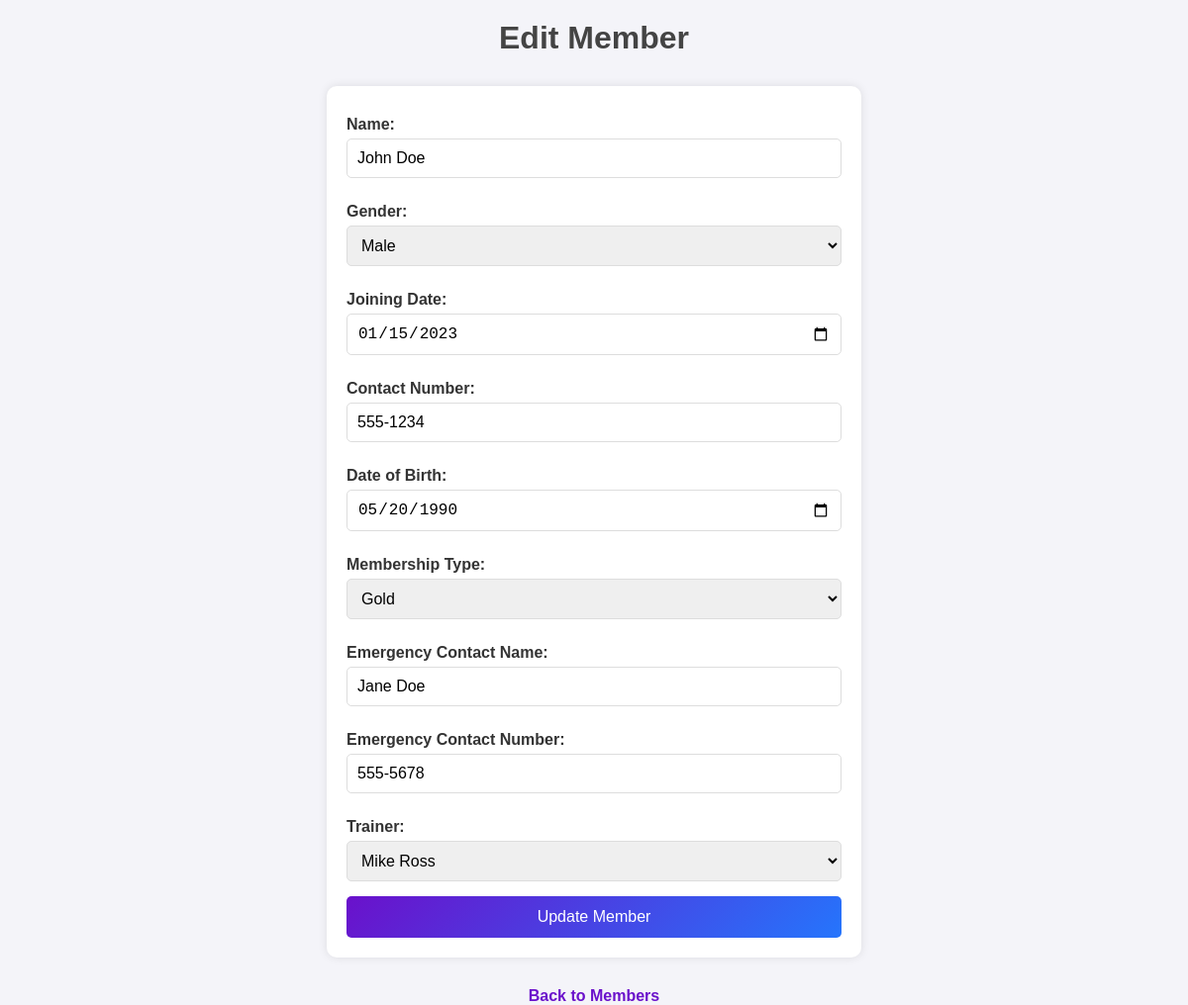
Screenshot of /edit_member/1 (signed in) with the database file from the repository.
### tables this page shows
CREATE TABLE Members (
        member_id INTEGER PRIMARY KEY AUTOINCREMENT,
        name TEXT NOT NULL,
        gender TEXT,
        joining_date DATE,
        contact_number TEXT,
        date_of_birth DATE,
        membership_type TEXT,
        emergency_contact_name TEXT,
        emergency_contact_number TEXT,
        trainer_id INTEGER,
        FOREIGN KEY (trainer_id) REFERENCES Trainers(trainer_id) ON DELETE SET NULL
    );

CREATE TABLE Trainers (
        trainer_id INTEGER PRIMARY KEY AUTOINCREMENT,
        name TEXT NOT NULL,
        gender TEXT,
        contact_number TEXT,
        role TEXT,
        experience INTEGER,
        specialty TEXT
    );

### app.py (the view, shortened to what this page needs)
@app.route('/edit_member/<int:member_id>', methods=['GET', 'POST'])
@login_required
def edit_member(member_id):
    conn = get_db_connection()
    cursor = conn.cursor()
    cursor.execute('SELECT * FROM Members WHERE member_id = ?', (member_id,))
    member = cursor.fetchone()
    cursor.execute('SELECT trainer_id, name FROM Trainers')
    trainers = cursor.fetchall()
    conn.close()
    return render_template('edit_member.html', member=member, trainers=trainers)

### app.py (called while the page is built)
@login_manager.user_loader
def load_user(user_id):
    conn = get_db_connection()
    cursor = conn.cursor()
    cursor.execute('SELECT * FROM Users WHERE user_id = ?', (user_id,))
    user = cursor.fetchone()
    conn.close()
    if user:
        return User(user['user_id'], user['username'], user['password_hash'])
    return None

def get_db_connection():
    conn = sqlite3.connect('gym_management_system.db')
    conn.row_factory = sqlite3.Row
    return conn

### templates/edit_member.html (shortened to what this page needs)
<!DOCTYPE html>
<html lang="en">
<head>
</head>
<body>
    <h1>Edit Member</h1>
    <form method="POST">
        <label for="name">Name:</label>
        <input type="text" id="name" name="name" value="{{ member['name'] }}" required>
        <label for="gender">Gender:</label>
        <select id="gender" name="gender">
            <option value="Male" {% if member['gender'] == 'Male' %}selected{% endif %}>Male</option>
        </select>
        <label for="joining_date">Joining Date:</label>
        <input type="date" id="joining_date" name="joining_date" value="{{ member['joining_date'] }}">
        <label for="contact_number">Contact Number:</label>
        <input type="text" id="contact_number" name="contact_number" value="{{ member['contact_number'] }}" required>
        <label for="date_of_birth">Date of Birth:</label>
        <input type="date" id="date_of_birth" name="date_of_birth" value="{{ member['date_of_birth'] }}">
        <label for="membership_type">Membership Type:</label>
        <select id="membership_type" name="membership_type">
            <option value="Gold" {% if member['membership_type'] == 'Gold' %}selected{% endif %}>Gold</option>
        </select>
        <label for="emergency_contact_name">Emergency Contact Name:</label>
        <input type="text" id="emergency_contact_name" name="emergency_contact_name" value="{{ member['emergency_contact_name'] }}">
        <label for="emergency_contact_number">Emergency Contact Number:</label>
        <input type="text" id="emergency_contact_number" name="emergency_contact_number" value="{{ member['emergency_contact_number'] }}">
        <label>Trainer:</label>
        <select name="trainer_id" required>
            {% for trainer in trainers %}
            <option value="{{ trainer['trainer_id'] }}" {% if trainer['trainer_id'] == member['trainer_id'] %}selected{% endif %}>
                {{ trainer['name'] }}
            </option>
            {% endfor %}
        </select>
        <button type="submit">Update Member</button>
    </form>
    <a href="{{ url_for('view_members') }}">Back to Members</a>
</body>
</html>

### templates/edit_member.html (style rules this page uses)
body { font-family: Arial, sans-serif; margin: 0; padding: 0; background-color: #f4f4f9; color: #333; }
h1 { text-align: center; margin-top: 20px; color: #444; }
form { max-width: 500px; margin: 30px auto; background: #fff; padding: 20px; border-radius: 10px; box-shadow: 0 0 10px rgba(0, 0, 0, 0.1); }
label { font-weight: bold; display: block; margin: 10px 0 5px; }
input[type="text"], input[type="date"], select { width: 100%; padding: 10px; margin-bottom: 15px; border: 1px solid #ddd; border-radius: 5px; font-size: 16px; box-sizing: border-box; }
button { background: linear-gradient(135deg, #6a11cb, #2575fc); color: #fff; border: none; padding: 12px; font-size: 16px; cursor: pointer; border-radius: 5px; width: 100%; transition: background 0.3s ease, transform 0.2s; }
a { text-decoration: none; color: #6a11cb; font-weight: bold; display: block; text-align: center; margin-top: 20px; }

### rows the page displays
Members: name "John Doe", gender "Male", joining_date "01/15/2023", contact_number "555-1234", date_of_birth "05/20/1990", membership_type "Gold", emergency_contact_name "Jane Doe", emergency_contact_number "555-5678", trainer_id "Mike Ross"
